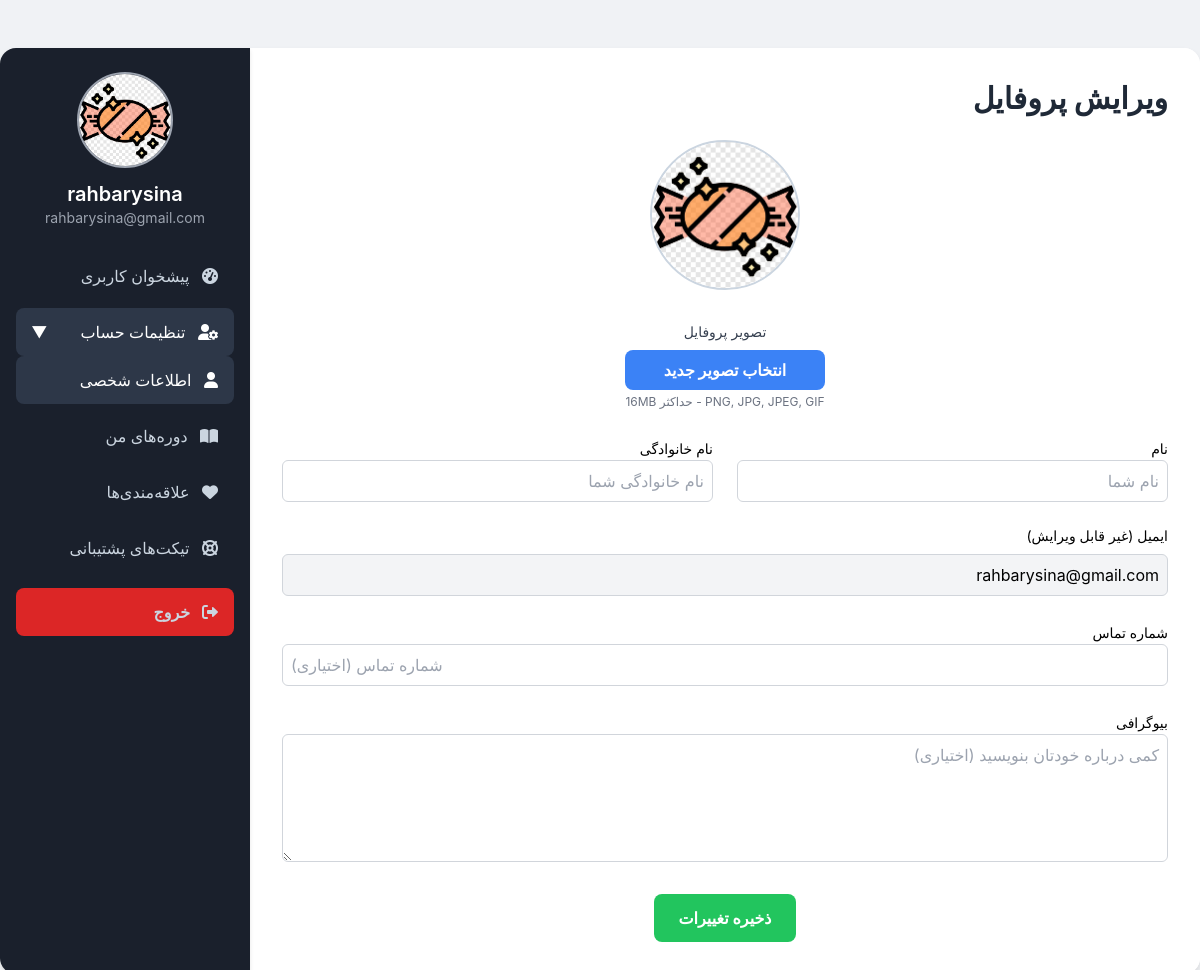
/profile/edit (signed in), run on the app's committed database.
### app.py (models this page shows, shortened)
class User(db.Model, UserMixin):
    id = db.Column(db.Integer, primary_key=True)
    email = db.Column(db.String(120), unique=True, nullable=False)
    password_hash = db.Column(db.String(128), nullable=False)
    email_confirmed = db.Column(db.Boolean, default=False)
    first_name = db.Column(db.String(60), nullable=True)
    last_name = db.Column(db.String(60), nullable=True)
    bio = db.Column(db.Text, nullable=True)
    phone_number = db.Column(db.String(20), nullable=True)
    avatar_url = db.Column(db.String(120), nullable=False, default='default.png')
    is_admin = db.Column(db.Boolean, default=False, nullable=False)

### app.py (the view)
@app.route('/profile/edit', methods=['GET', 'POST'])
@login_required
def profile_edit():
    form = ProfileEditForm()
    if form.validate_on_submit():
        current_user.first_name = form.first_name.data
        current_user.last_name = form.last_name.data
        current_user.phone_number = form.phone_number.data
        current_user.bio = form.bio.data
        if form.avatar.data:
            try:
                filename = current_user.email.split('@')[0] + '.png'
                filepath = os.path.join(app.config['UPLOAD_FOLDER'], filename)
                os.makedirs(os.path.dirname(filepath), exist_ok=True)
                form.avatar.data.save(filepath)
                current_user.avatar_url = filename
            except Exception as e:
                logging.error(f"Error saving avatar for user {current_user.email}: {e}", exc_info=True)
                flash('خطا در آپلود تصویر پروفایل.', 'danger')
                db.session.rollback()
        db.session.commit()
        flash('اطلاعات پروفایل با موفقیت به‌روزرسانی شد.', 'success')
        return redirect(url_for('profile_edit'))
    elif request.method == 'GET':
        form.first_name.data = current_user.first_name
        form.last_name.data = current_user.last_name
        form.phone_number.data = current_user.phone_number
        form.bio.data = current_user.bio
    avatar_path = url_for('static', filename=f'profile_pics/{current_user.avatar_url}')
    return render_template('profile/edit.html', title='ویرایش پروفایل', form=form, avatar_path=avatar_path)

### app.py
class ProfileEditForm(FlaskForm):
    first_name = StringField('نام', validators=[Optional(), Length(max=60)])
    last_name = StringField('نام خانوادگی', validators=[Optional(), Length(max=60)])
    phone_number = TelField('شماره تماس', validators=[Optional(), Length(max=20)])
    bio = TextAreaField('بیوگرافی', validators=[Optional(), Length(max=500)])
    avatar = FileField('تصویر پروفایل', validators=[FileAllowed(ALLOWED_EXTENSIONS, 'فقط تصاویر (PNG, JPG, JPEG, GIF) مجاز هستند.')])
    submit = SubmitField('ذخیره تغییرات')

### app.py (called while the page is built)
@login_manager.user_loader
def load_user(user_id):
    return User.query.get(int(user_id))

### templates/profile/edit.html (shortened to what this page needs)
{% extends "profile/layout.html" %}
{% block profile_content %}
<form method="POST" action="" enctype="multipart/form-data" class="text-right">
    <div class="mb-6 text-center">
        <img src="{{ avatar_path }}" alt="تصویر پروفایل" class="avatar-preview">
        <div class="form-group mt-4 inline-block">
            {{ form.avatar.label(class="block mb-2 text-sm text-gray-700 cursor-pointer") }}
            <label for="avatar" class="block w-full bg-blue-500 hover:bg-blue-600 text-white font-bold py-2 px-4 rounded-lg transition duration-300 cursor-pointer text-center">
                انتخاب تصویر جدید
            </label>
            <p class="text-xs text-gray-500 mt-1">PNG, JPG, JPEG, GIF - حداکثر 16MB</p>
        </div>
    </div>
    <div class="grid grid-cols-1 md:grid-cols-2 gap-6">
        <div class="form-group">
            {{ form.first_name.label(class="mb-2 text-sm") }}
            {{ form.first_name(class="block w-full p-2 border border-gray-300 rounded-md focus:outline-none focus:ring-2 focus:ring-blue-500", placeholder="نام شما") }}
        </div>
        <div class="form-group">
            {{ form.last_name.label(class="mb-2 text-sm") }}
            {{ form.last_name(class="block w-full p-2 border border-gray-300 rounded-md focus:outline-none focus:ring-2 focus:ring-blue-500", placeholder="نام خانوادگی شما") }}
        </div>
    </div>
    <div class="form-group mt-6">
        <label class="mb-2 text-sm block">ایمیل (غیر قابل ویرایش)</label>
        <input type="email" value="{{ current_user.email }}" class="block w-full p-2 border border-gray-300 rounded-md bg-gray-100 cursor-not-allowed" disabled>
    </div>
    <div class="form-group mt-6">
        {{ form.phone_number.label(class="mb-2 text-sm") }}
        {{ form.phone_number(class="block w-full p-2 border border-gray-300 rounded-md focus:outline-none focus:ring-2 focus:ring-blue-500", placeholder="شماره تماس (اختیاری)") }}
    </div>
    <div class="form-group mt-6">
        {{ form.bio.label(class="mb-2 text-sm") }}
        {{ form.bio(class="block w-full p-2 border border-gray-300 rounded-md h-32 resize-y focus:outline-none focus:ring-2 focus:ring-blue-500", placeholder="کمی درباره خودتان بنویسید (اختیاری)") }}
    </div>
    <div class="mt-8 text-center">
        {{ form.submit(class="bg-green-500 hover:bg-green-600 text-white font-bold py-3 px-6 rounded-lg transition duration-300 cursor-pointer") }}
    </div>
</form>
{% endblock %}

### templates/profile/layout.html (shortened to what this page needs)
<!DOCTYPE html>
<html lang="fa" dir="rtl">
<head>
    <script src="https://cdn.tailwindcss.com"></script>
    <link rel="stylesheet" href="{{ url_for('static', filename='css/style.css') }}">
    <link rel="stylesheet" href="{{ url_for('static', filename='css/profile.css') }}">
    <link rel="stylesheet" href="https://cdnjs.cloudflare.com/ajax/libs/font-awesome/6.0.0-beta3/css/all.min.css">
</head>
<body class="bg-f0f2f5 min-h-screen flex justify-center items-center py-8">
    <div class="profile-layout-container">
        <aside class="sidebar flex-shrink-0">
            <div class="text-center mb-6">
                <img src="{{ url_for('static', filename='profile_pics/' + current_user.avatar_url) if current_user.avatar_url else url_for('static', filename='profile_pics/default.png') }}"
                     alt="تصویر پروفایل" class="w-24 h-24 rounded-full mx-auto mb-3 object-cover border-2 border-gray-400">
                <h3 class="text-xl font-semibold text-white">{{ current_user.first_name or current_user.email.split('@')[0] }}</h3>
                <p class="text-sm text-gray-400">{{ current_user.email }}</p>
            </div>
            <nav class="sidebar-nav">
                <ul>
                    <li><a href="{{ url_for('profile_dashboard') }}" class="{% if request.path == url_for('profile_dashboard') %}active{% endif %}"><i class="fas fa-tachometer-alt ml-2"></i> پیشخوان کاربری</a></li>
                    <li class="dropdown">
                        <a href="#" class="dropdown-toggle {% if request.path == url_for('profile_edit') %}active{% endif %}" onclick="toggleDropdown(event, 'settingsDropdown')"><i class="fas fa-user-cog ml-2"></i> تنظیمات حساب</a>
                        <ul id="settingsDropdown" class="dropdown-content {% if request.path == url_for('profile_edit') %}active{% endif %}">
                            <li><a href="{{ url_for('profile_edit') }}" class="{% if request.path == url_for('profile_edit') %}active{% endif %}"><i class="fas fa-user ml-2"></i> اطلاعات شخصی</a></li>
                        </ul>
                    </li>
                    <li><a href="{{ url_for('profile_courses') }}" class="{% if request.path == url_for('profile_courses') %}active{% endif %}"><i class="fas fa-book-open ml-2"></i> دوره‌های من</a></li>
                    <li><a href="{{ url_for('profile_favorites') }}" class="{% if request.path == url_for('profile_favorites') %}active{% endif %}"><i class="fas fa-heart ml-2"></i> علاقه‌مندی‌ها</a></li>
                    <li><a href="{{ url_for('profile_tickets') }}" class="{% if request.path == url_for('profile_tickets') %}active{% endif %}"><i class="fas fa-life-ring ml-2"></i> تیکت‌های پشتیبانی</a></li>
                    <li class="mt-4"><a href="{{ url_for('logout') }}" class="bg-red-600 hover:bg-red-700 text-white font-bold py-2 px-4 rounded-lg text-decoration-none transition duration-300 block text-center"><i class="fas fa-sign-out-alt ml-2"></i> خروج</a></li>
                </ul>
            </nav>
        </aside>
        <main class="main-content">
            <h1 class="text-3xl font-bold mb-6 text-gray-800 text-right">{{ title }}</h1>
            {% block profile_content %}{% endblock %}
        </main>
    </div>
</body>
</html>

### static/css/style.css (style rules this page uses)
* { box-sizing: border-box; }
body { font-family: 'Vazir', 'Inter', sans-serif; background-color: #f0f2f5; display: flex; justify-content: center; align-items: center; min-height: 100vh; margin: 0; }

### static/css/profile.css (style rules this page uses)
.profile-layout-container { display: flex; flex-direction: column; width: 100%; max-width: 1200px; min-height: 90vh; background-color: #ffffff; border-radius: 1rem; box-shadow: 0 4px 6px rgba(0, 0, 0, 0.1); overflow: hidden; margin: 1rem auto; }
@media (min-width: 768px) { .profile-layout-container { flex-direction: row-reverse; min-height: 80vh; } }
.sidebar { width: 100%; background-color: #1a202c; padding: 1.5rem 1rem; color: #ffffff; box-shadow: 0 2px 4px rgba(0, 0, 0, 0.1); }
@media (min-width: 768px) { .sidebar { width: 250px; min-height: 100%; } }
.sidebar-nav ul { list-style: none; padding: 0; margin: 0; }
.sidebar-nav li { margin-bottom: 0.5rem; }
.sidebar-nav a { display: block; padding: 0.75rem 1rem; color: #cbd5e0; text-decoration: none; border-radius: 0.5rem; transition: background-color 0.2s, color 0.2s; text-align: right; }
.sidebar-nav a:hover, .sidebar-nav a.active { background-color: #2d3748; color: #ffffff; }
.main-content { flex-grow: 1; padding: 2rem; background-color: #ffffff; min-height: 100%; }
.avatar-preview { width: 150px; height: 150px; border-radius: 50%; object-fit: cover; border: 2px solid #cbd5e0; display: block; margin: 1rem auto; }

### templates/profile/layout.html (style rules this page uses)
.dropdown-toggle::after { content: '\25c0'; margin-right: 0.5rem; float: left; transition: transform 0.2s ease-in-out; }
.dropdown-toggle.active::after { transform: rotate(-90deg); }
.dropdown-content { display: none; }
.dropdown-content.active { display: block; }

### data on the page
User: avatar_url (placeholder picture), first_name+email "rahbarysina", email "rahbarysina@gmail.com"

### other printed values
{{ title }} "ویرایش پروفایل"
